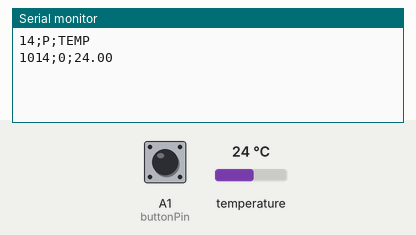
A sketch run on a simulated Arduino Uno, built with avr-gcc and run on an emulated ATmega328P. On the bench: the last lines printed to the serial monitor. Inputs (shaded band) come from the test bench; at power-on: temperature 24 °C, A1 (buttonPin) HIGH.

Above: at 1.2 s.
1.3 s: temperature set to 12 °C
At 1.9 s:
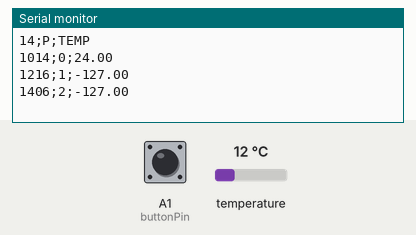
2.8 s: A1 (buttonPin) pulled LOW for 0.15 s
At 4.37 s:
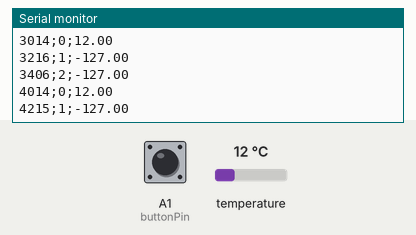
4.4 s: A1 (buttonPin) pulled LOW for 1 s
At 5.87 s:
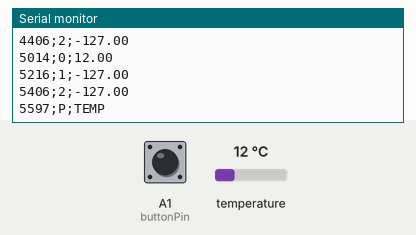
6.9 s: temperature set to 19 °C
At 7.9 s:
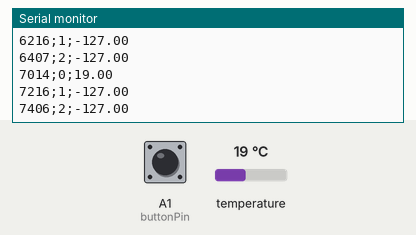
Timing chart, 0 to 9.4 s (numbered marks = the images above; inputs shaded):
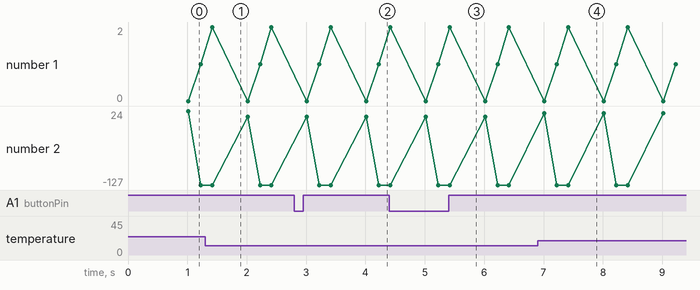

The sketch:

sketch_kettle.ino
```cpp
#include <OneWire.h>
#include <DallasTemperature.h>
#define ONE_WIRE_BUS 7

const int buttonPin = A1;
bool buttonPressed = false;
unsigned long lastTime;

OneWire oneWire(ONE_WIRE_BUS);
DallasTemperature sensors(&oneWire);

void setup() {
  // put your setup code here, to run once:
  Serial.begin(9600);
  sensors.begin();
  sensors.setResolution(10);
  lastTime = millis();
  pinMode(buttonPin, INPUT);
}

float getTemp(int index=0) {
  sensors.requestTemperatures(); // Send the command to get temperature readings
  return sensors.getTempCByIndex(index);
}

void loop() {
  // put your main code here, to run repeatedly:
  int buttonState = digitalRead(buttonPin);
  if ((millis() - lastTime) >= 1000UL) {
    lastTime = millis();
    for (int i = 0; i < 3; i++) {
      Serial.print(millis());
      Serial.print(";");
      Serial.print(i);
      Serial.print(";");
      Serial.println(getTemp(i));
    }
  }

  if (buttonPressed == false and buttonState == HIGH) {
    buttonPressed = true;
    Serial.print(millis());
    Serial.println(";P;TEMP");
  } else if (buttonState != HIGH) {
    buttonPressed = false;
  }
}
```

Measured:
- after the input at 2.8 s, the serial monitor: prints a new line after 0.15 s (image 2)
- after the input at 4.4 s, the serial monitor: prints a new line after 1.2 s (image 3)
- after the input at 6.9 s, the serial monitor: prints a new line after 0.11 s (image 4)
- plotted number 2: -127 → 19 after the input at 6.9 s
